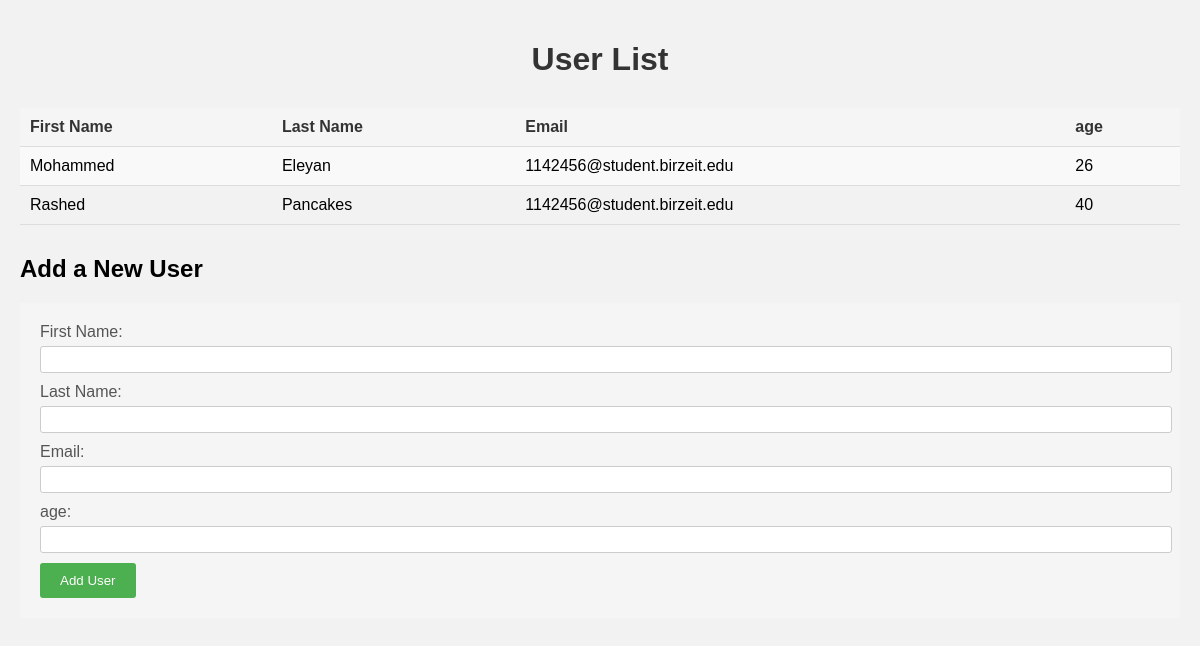
Before: / with the older database file.
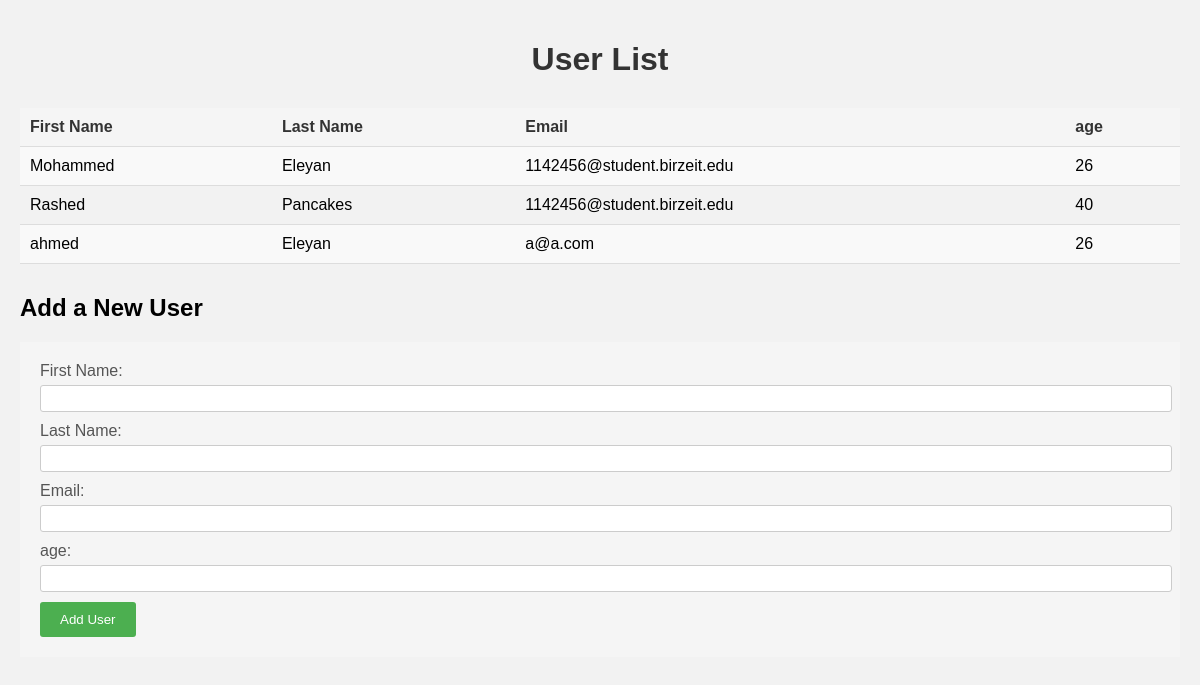
After: the same page with the newer database file.
### users_app/models.py (models this page shows)
class User(models.Model):
    first_name = models.CharField(max_length=255)
    last_name = models.CharField(max_length=255)
    email_address = models.CharField(max_length=255)
    age = models.IntegerField()
    created_at = models.DateTimeField(auto_now_add=True)
    updated_at = models.DateTimeField(auto_now=True)

### users_app/views.py (the view)
# urls.py: path('', views.user_list, name='user_list'),
def user_list(request):
    users = User.objects.all()
    context = {'users': users}
    return render(request, 'index.html', context)

### users_app/templates/index.html (shortened to what this page needs)
<!DOCTYPE html>
<html lang="en">
<head>
    {% load static %}
    <link rel="stylesheet" type="text/css" href="{% static 'css/style.css' %}"></head>
</head>
<body>
    <h1>User List</h1>
    <table>
        <tr>
            <th>First Name</th>
            <th>Last Name</th>
            <th>Email</th>
            <th>age</th>
        </tr>
        {% for user in users %}
        <tr>
            <td>{{ user.first_name }}</td>
            <td>{{ user.last_name }}</td>
            <td>{{ user.email_address }}</td>
            <td>{{ user.age }}</td>
        </tr>
        {% endfor %}
    </table>
    <h2>Add a New User</h2>
    <form method="POST" action="{% url 'add_user' %}">
        <label for="first_name">First Name:</label>
        <input type="text" name="first_name" id="first_name" required><br>
        <label for="last_name">Last Name:</label>
        <input type="text" name="last_name" id="last_name" required><br>
        <label for="email">Email:</label>
        <input type="email" name="email" id="email" required><br>
        <label for="age">age:</label>
        <input type="number" name="age" id="age" required><br>
        <input type="submit" value="Add User">
    </form>
</body>
</html>

### users_app/static/css/style.css (style rules this page uses)
body { font-family: Arial, sans-serif; background-color: #f2f2f2; margin: 0; padding: 20px; }
h1 { text-align: center; color: #333; margin-bottom: 30px; }
table { width: 100%; border-collapse: collapse; margin-bottom: 30px; }
th, td { padding: 10px; text-align: left; border-bottom: 1px solid #ddd; }
th { background-color: #f5f5f5; color: #333; font-weight: bold; }
tr:nth-child(even) { background-color: #f9f9f9; }
form { margin-top: 20px; background-color: #f5f5f5; padding: 20px; }
label { display: block; margin-bottom: 5px; color: #555; }
input[type="text"], input[type="email"], input[type="number"] { padding: 5px; width: 100%; margin-bottom: 10px; border: 1px solid #ccc; border-radius: 3px; }
input[type="submit"] { padding: 10px 20px; background-color: #4CAF50; color: #fff; border: none; border-radius: 3px; cursor: pointer; }

Changed rows visible on the page:
added User: first_name "ahmed", last_name "Eleyan", email_address "a@a.com", age "26"
